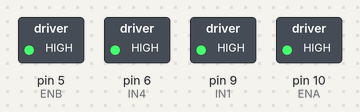
The sketch below on a simulated Arduino Uno, built with avr-gcc and run on an emulated ATmega328P. Shown: switched loads named in the sketch (green lamp = pin HIGH). Dashed ring = blinking.

Above: at 0.5 s.
Timing chart, 0 to 4.6 s (numbered marks = the images above):
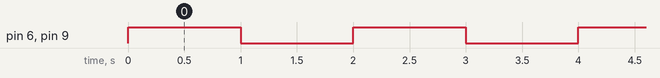

Measured:
- by itself, pin 6 (IN4), pin 9 (IN1): alternates HIGH for 1.0 s and LOW for 1.0 s

The sketch:

LETS-GO-GPT-4-WILLIAM-WHEEL.ino
```cpp
#define ENA 10
#define ENB 5
#define IN1 9
//#define IN2 8
#define IN4 6

void setup() {
  // put your setup code here, to run once:
  pinMode(ENA, OUTPUT);
  pinMode(ENB, OUTPUT);
  pinMode(IN1, OUTPUT);
  pinMode(IN4, OUTPUT);
  digitalWrite(ENA, HIGH); // Enable the motor
  digitalWrite(ENB, HIGH); // Enable the motor
}

void loop() {
  // put your main code here, to run repeatedly:
  digitalWrite(IN1, HIGH);
  digitalWrite(IN4, HIGH); // Ensure the motor runs in one direction
  delay(1000);

  digitalWrite(IN1, LOW);
  digitalWrite(IN4, LOW); // Stop the motor
  delay(1000);
}
```
